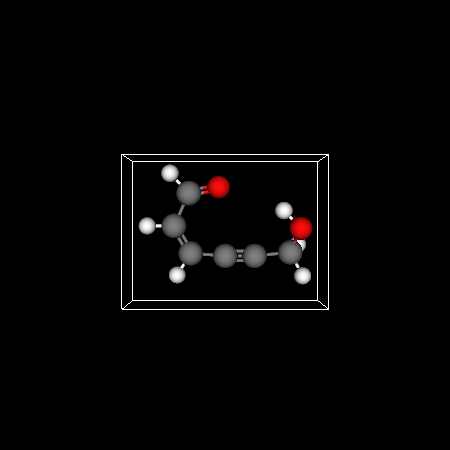

Here is the Python script that generated this plot:
#!/usr/bin/env python
# Demonstrate molecule round-trip through legacy IO writer/reader with lattice info.

import vtkmodules.vtkInteractionStyle  # noqa: F401
import vtkmodules.vtkRenderingOpenGL2  # noqa: F401

from vtkmodules.vtkCommonDataModel import vtkMolecule, vtkVector3d
from vtkmodules.vtkDomainsChemistry import vtkMoleculeMapper
from vtkmodules.vtkIOLegacy import vtkGenericDataObjectReader, vtkGenericDataObjectWriter
from vtkmodules.vtkRenderingCore import (
    vtkActor,
    vtkLight,
    vtkRenderWindow,
    vtkRenderWindowInteractor,
    vtkRenderer,
)

# Build molecule.
mol = vtkMolecule()
mol.Initialize()

o1 = mol.AppendAtom(8, 3.0088731969, 1.1344098673, 0.9985902874)
o2 = mol.AppendAtom(8, -0.2616286966, 2.7806709534, 0.7027800226)
c1 = mol.AppendAtom(6, -2.0738607910, 1.2298524695, 0.3421802228)
c2 = mol.AppendAtom(6, -1.4140240045, 0.1045928523, 0.0352265378)
c3 = mol.AppendAtom(6, 0.0000000000, 0.0000000000, 0.0000000000)
c4 = mol.AppendAtom(6, 1.2001889412, 0.0000000000, 0.0000000000)
c5 = mol.AppendAtom(6, -1.4612030913, 2.5403617582, 0.6885503164)
c6 = mol.AppendAtom(6, 2.6528126498, 0.1432895796, 0.0427014196)
h1 = mol.AppendAtom(1, -3.1589178142, 1.2268537165, 0.3536340040)
h2 = mol.AppendAtom(1, -1.9782163251, -0.7930325394, -0.1986937306)
h3 = mol.AppendAtom(1, 3.0459155564, 0.4511167867, -0.9307386568)
h4 = mol.AppendAtom(1, 3.1371551056, -0.7952192984, 0.3266426961)
h5 = mol.AppendAtom(1, 2.3344947615, 1.8381683043, 0.9310726537)
h6 = mol.AppendAtom(1, -2.1991803919, 3.3206134015, 0.9413825084)

mol.AppendBond(c1, c5, 1)
mol.AppendBond(c1, c2, 2)
mol.AppendBond(c2, c3, 1)
mol.AppendBond(c3, c4, 3)
mol.AppendBond(c4, c6, 1)
mol.AppendBond(c5, o2, 2)
mol.AppendBond(c6, o1, 1)
mol.AppendBond(c5, h6, 1)
mol.AppendBond(c1, h1, 1)
mol.AppendBond(c2, h2, 1)
mol.AppendBond(c6, h3, 1)
mol.AppendBond(c6, h4, 1)
mol.AppendBond(o1, h5, 1)

# Set lattice info.
mol.SetLattice(vtkVector3d(8.0, 0.0, 0.0), vtkVector3d(0.0, 6.0, 0.0), vtkVector3d(0.0, 0.0, 4.0))
mol.SetLatticeOrigin(vtkVector3d(-4.0, -2.0, -2.0))

# Write molecule to string via legacy writer.
writer = vtkGenericDataObjectWriter()
writer.SetInputData(mol)
writer.WriteToOutputStringOn()
writer.Write()

# Read molecule back via legacy reader.
reader = vtkGenericDataObjectReader()
reader.ReadFromInputStringOn()
reader.SetInputString(writer.GetOutputString())
reader.Update()

# Molecule mapper with ball-and-stick settings.
mol_mapper = vtkMoleculeMapper()
mol_mapper.SetInputConnection(reader.GetOutputPort())
mol_mapper.UseBallAndStickSettings()

# Actor with material properties.
actor = vtkActor()
actor.SetMapper(mol_mapper)
actor.GetProperty().SetAmbient(0.0)
actor.GetProperty().SetDiffuse(1.0)
actor.GetProperty().SetSpecular(0.0)
actor.GetProperty().SetSpecularPower(40)

# Camera light.
light = vtkLight()
light.SetLightTypeToCameraLight()
light.SetPosition(1.0, 1.0, 1.0)

# Rendering pipeline.
renderer = vtkRenderer()
renderer.AddActor(actor)
renderer.SetBackground(0.0, 0.0, 0.0)

render_window = vtkRenderWindow()
render_window.SetSize(450, 450)
render_window.SetMultiSamples(0)
render_window.AddRenderer(renderer)
render_window.SetWindowName("molecule io legacy")

render_window.Render()
renderer.ResetCameraClippingRange()

interactor = vtkRenderWindowInteractor()
interactor.SetRenderWindow(render_window)

interactor.Initialize()
interactor.Start()
